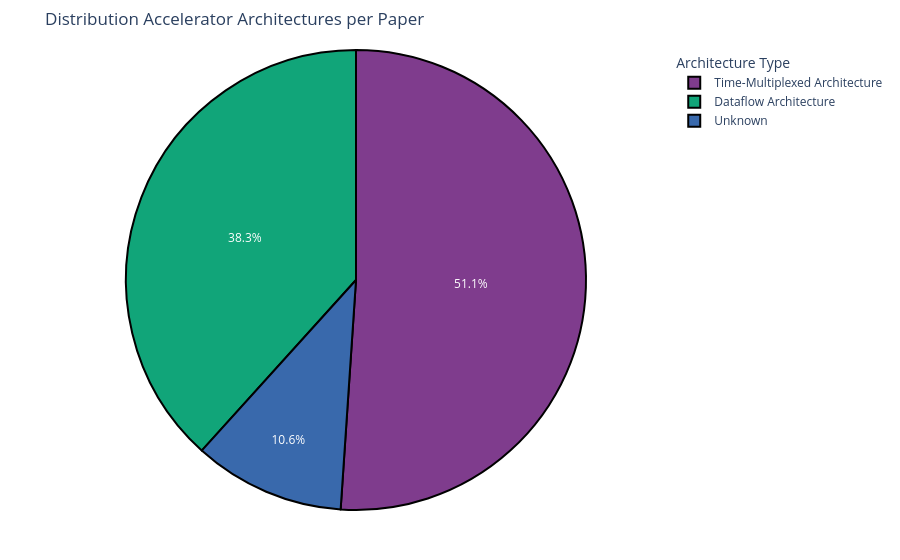

Notebook code for this chart:
### Code cell
# Replace None values with "Unknown" for better visualization
research_df['Accelerator Architecture'] = research_df['Accelerator Architecture'].fillna("Unknown")

# Plot the distribution of accelerator architectures with improved title
fig3 = px.pie(research_df, names='Accelerator Architecture', 
              title='Distribution Accelerator Architectures per Paper',
              hole=0,
              color_discrete_sequence=px.colors.qualitative.Bold)

# Add border around segments and show percentage values
fig3.update_traces(marker=dict(line=dict(color='#000000', width=2)))

# Improve layout
fig3.update_layout(legend_title_text='Architecture Type',
                  margin=dict(t=50, b=50, l=50, r=50))

fig3.show()

### Figure 1 — Plotly figure (JSON) as saved in the notebook; plotly's stock layout.template omitted (floating-point values rounded to 4 significant figures)
{"data": [{"domain": {"x": [0, 1], "y": [0, 1]}, "hole": 0, "hovertemplate": "Accelerator Architecture=%{label}<extra></extra>", "labels": ["Unknown", "Dataflow Architecture", "Dataflow Architecture", "Dataflow Architecture", "Dataflow Architecture", "Dataflow Architecture", "Dataflow Architecture", "Dataflow Architecture", "Time-Multiplexed Architecture", "Dataflow Architecture", "Time-Multiplexed Architecture", "Time-Multiplexed Architecture", "Dataflow Architecture", "Dataflow Architecture", "Dataflow Architecture", "Unknown", "Time-Multiplexed Architecture", "Time-Multiplexed Architecture", "Time-Multiplexed Architecture", "Time-Multiplexed Architecture", "Time-Multiplexed Architecture", "Dataflow Architecture", "Dataflow Architecture", "Unknown", "Time-Multiplexed Architecture", "Dataflow Architecture", "Time-Multiplexed Architecture", "Dataflow Architecture", "Time-Multiplexed Architecture", "Time-Multiplexed Architecture", "Unknown", "Dataflow Architecture", "Time-Multiplexed Architecture", "Time-Multiplexed Architecture", "Unknown", "Time-Multiplexed Architecture", "Time-Multiplexed Architecture", "Time-Multiplexed Architecture", "Time-Multiplexed Architecture", "Time-Multiplexed Architecture", "Time-Multiplexed Architecture", "Time-Multiplexed Architecture", "Time-Multiplexed Architecture", "Dataflow Architecture", "Time-Multiplexed Architecture", "Time-Multiplexed Architecture", "Dataflow Architecture"], "legendgroup": "", "marker": {"line": {"color": "#000000", "width": 2}}, "name": "", "showlegend": true, "type": "pie"}], "layout": {"legend": {"title": {"text": "Architecture Type"}, "tracegroupgap": 0}, "margin": {"b": 50, "l": 50, "r": 50, "t": 50}, "piecolorway": ["rgb(127, 60, 141)", "rgb(17, 165, 121)", "rgb(57, 105, 172)", "rgb(242, 183, 1)", "rgb(231, 63, 116)", "rgb(128, 186, 90)", "rgb(230, 131, 16)", "rgb(0, 134, 149)", "rgb(207, 28, 144)", "rgb(249, 123, 114)", "rgb(165, 170, 153)"], "title": {"text": "Distribution Accelerator Architectures per Paper"}}}
